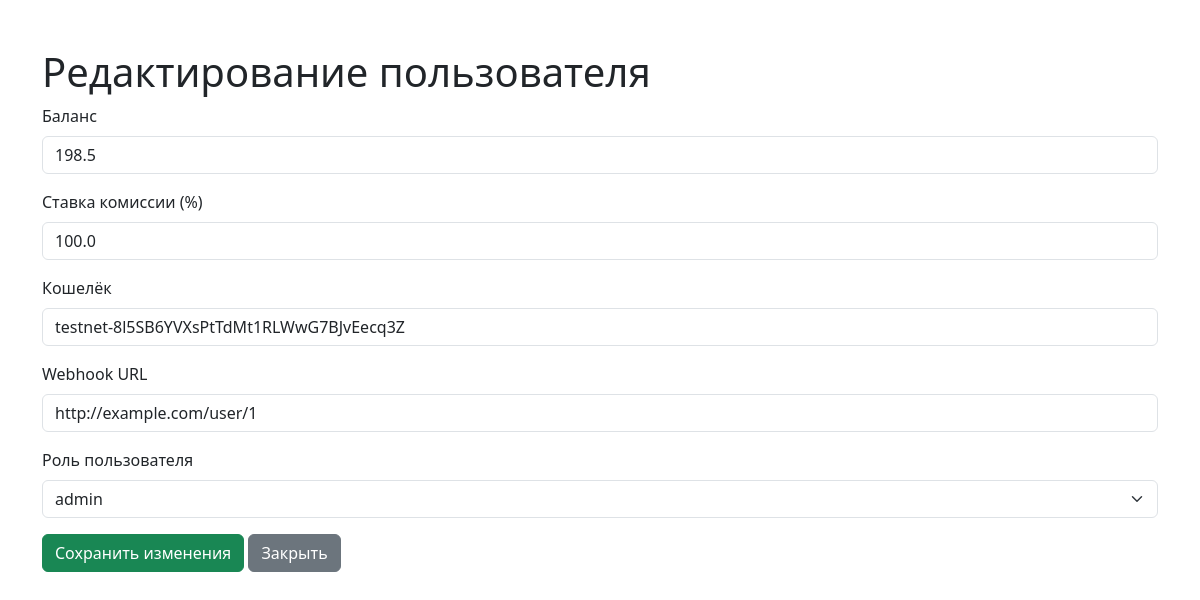
Before: /admin/users/edit/1 (signed in) with the older database file.
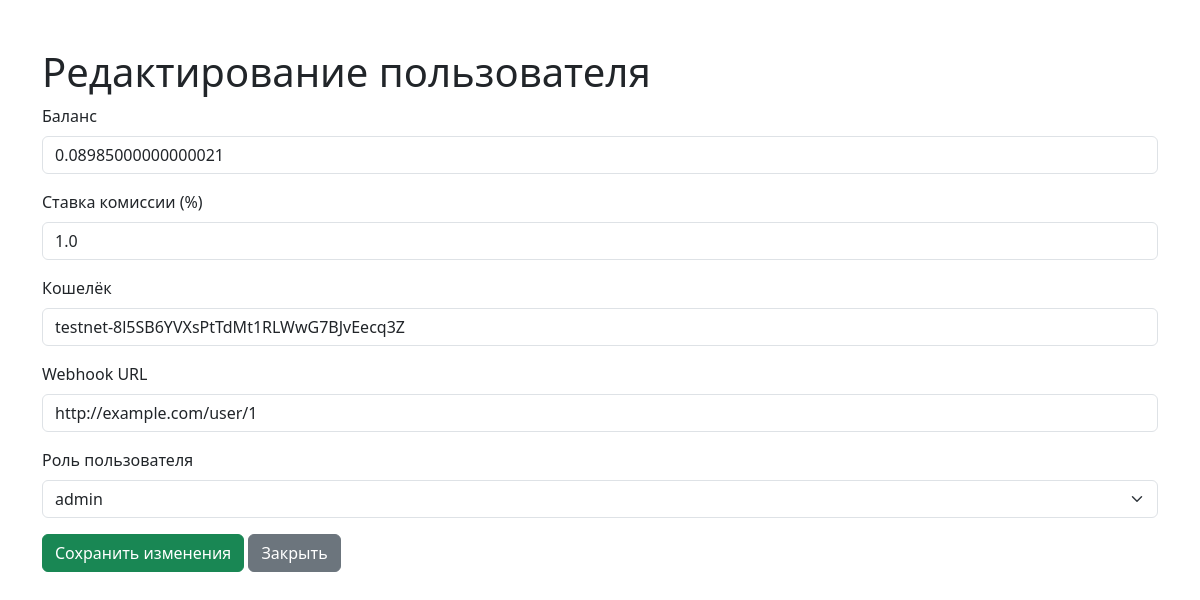
After: the same page with the newer database file.
### app.py (models this page shows, shortened)
class User(db.Model):
    id = db.Column(db.Integer, primary_key=True)
    username = db.Column(db.String(80), unique=True, nullable=False)
    password = db.Column(db.String(128), nullable=False)
    role = db.Column(db.String(20), nullable=False, default='user')
    balance = db.Column(db.Float, nullable=False, default=0.0)
    commission_rate = db.Column(db.Float, nullable=False, default=0.01)
    wallet = db.Column(db.String(256), nullable=True)
    webhook_url = db.Column(db.String(256), nullable=True)

### app.py (the view, shortened to what this page needs)
@app.route('/admin/users/edit/<int:user_id>', methods=['GET', 'POST'])
def edit_user(user_id):
    if session.get('role') != 'admin':
        if session.get('role') != 'user':
            return redirect(url_for('login'))
        else:
            return redirect(url_for('admin_transactions'))
    form = UserForm()
    user = User.query.get_or_404(user_id)
    return render_template('edit_user.html', user=user, form=form)

### app.py
class UserForm(FlaskForm):
    submit = SubmitField('Register')

### templates/edit_user.html (shortened to what this page needs)
<!DOCTYPE html>
<html lang="ru">
<head>
    <link rel="stylesheet" href="https://cdn.jsdelivr.net/npm/bootstrap@5.3.0/dist/css/bootstrap.min.css">
</head>
<body>
    <div class="container mt-5">
        <h1>Редактирование пользователя</h1>
        <form method="POST">
            <div class="mb-3">
                <label for="balance" class="form-label">Баланс</label>
                <input type="number" step="0.01" class="form-control" id="balance" name="balance" value="{{ user.balance }}" required>
            </div>
            <div class="mb-3">
                <label for="commission_rate" class="form-label">Ставка комиссии (%)</label>
                <input type="number" step="0.01" class="form-control" id="commission_rate" name="commission_rate" value="{{ user.commission_rate * 100 }}" required>
            </div>
            <div class="mb-3">
                <label for="wallet" class="form-label">Кошелёк</label>
                <input class="form-control" id="wallet" name="wallet" value="{{ user.wallet }}" required>
            </div>
            <div class="mb-3">
                <label for="webhook_url" class="form-label">Webhook URL</label>
                <input type="url" class="form-control" id="webhook_url" name="webhook_url" value="{{ user.webhook_url }}">
            </div>
            <div class="mb-3">
                <label for="status" class="form-label">Роль пользователя</label>
                <select id="role" name="role" class="form-select">
                    <option value="{{ user.role }}">{{ user.role }}</option>
                </select>
            </div>
            <button type="submit" class="btn btn-success">Сохранить изменения</button>
            <a href="/admin/users" class="btn btn-secondary">Закрыть</a>
        </form>
    </div>
</body>
</html>

Changed rows visible on the page:
changed User "testnet-8l5SB6YVXsPtTdMt1RLWwG7BJvEecq3Z": balance "198.5" → "0.08985000000000021"; commission_rate "100.0" → "1.0"
